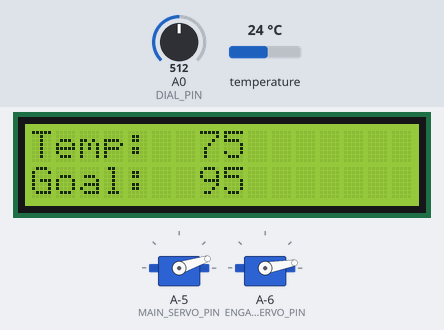
Simulated run of this sketch. Board: ATtiny85, built with avr-gcc and run on an emulated ATtiny85. Parts: 2 × servo, 16×2 character LCD. Inputs (shaded band) come from the test bench; at power-on: temperature 24 °C, A0 (DIAL_PIN) = 512.

Above: at 1.7 s.
1.8 s: temperature set to 27.3 °C
At 2.8 s:
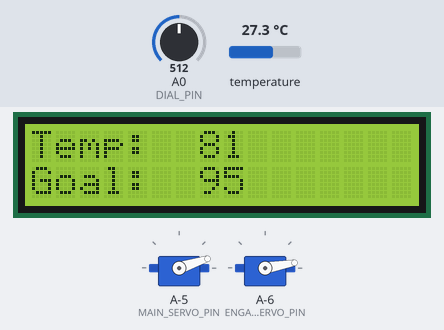
3.3 s: temperature set to 28.7 °C
At 4.1 s:
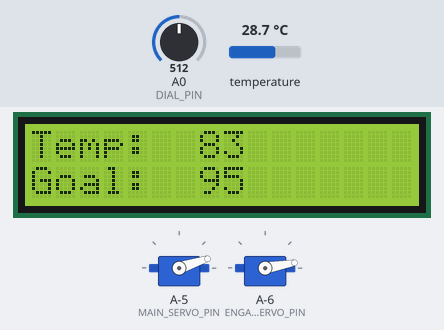
4.8 s: A0 (DIAL_PIN) set to 486
At 6.0 s:
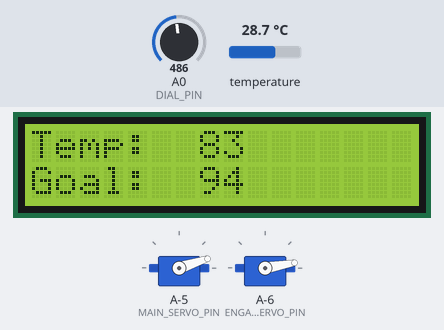
6.5 s: A0 (DIAL_PIN) set to 463
At 7.2 s:
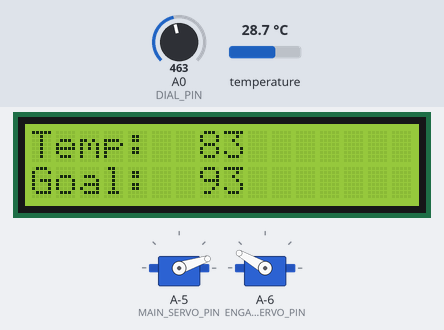
8.2 s: temperature set to 29.5 °C
At 9.5 s:
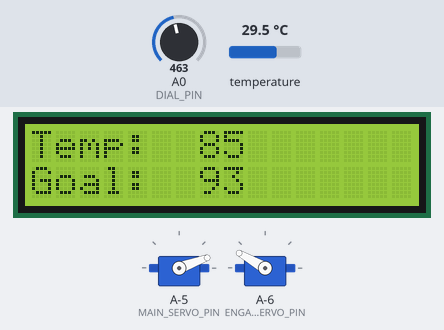
11.2 s: temperature set to 41 °C
At 15.38 s:
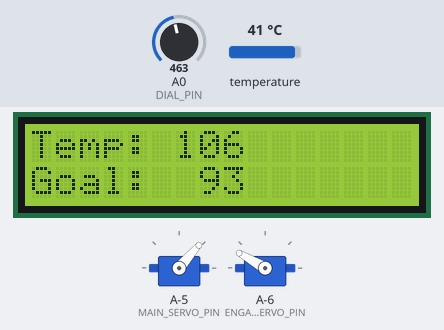
Timing chart, 0 to 19.6 s (numbered marks = the images above; inputs shaded):
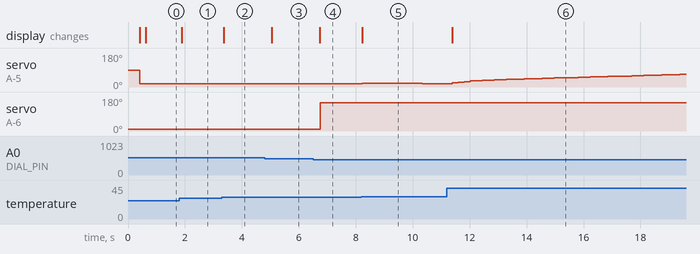

The sketch:

temp_controller.ino
```cpp
#ifndef TESTING
#include <Adafruit_SoftServo.h>
#include <Arduino.h>

#include "hardware.h"
#else
#include "../tests/mocks.h"
#endif
#include "constants.h"

#define CUM_ERROR_DECAY 0.95
#define CLOSE_LOW_TEMP 10  // How close to the goal temperature to use the derivative term
#define CLOSE_HIGH_TEMP 4
#define RATE_ERR_AVG_WEIGHT 0.3  // How much the new rate error impacts the previous rate error
#define INIT_GOAL_TEMP 100
#define ROUND(x) (x + 0.5)

const float prevRateErrAvgWeight = 1.0 - RATE_ERR_AVG_WEIGHT;
const float kdMultiplier = 5;
unsigned long lastMotorUpdateTime = 0;

float kp = 0.2;
float ki = 0.0000;
float kd = 400;
float pTerm, iTerm, dTerm;
bool approachingGoal;

float goalFaucet;
uint8_t curFaucet;
uint8_t goalTemp;
float curTemp;
unsigned long curTime, prevTime, elapsedTime;
float error, rateError, cumError, lastError, prevRateError;
float input, output;

void computePID() {
  elapsedTime = curTime - prevTime;  // compute time elapsed from previous computation

  error = curTemp - goalTemp;                                                              // determine error
  cumError = (error * elapsedTime) + (cumError * CUM_ERROR_DECAY);                         // compute integral
  rateError = (error - lastError) / elapsedTime;                                           // compute derivative
  rateError = (rateError * RATE_ERR_AVG_WEIGHT) + (prevRateErrAvgWeight * prevRateError);  // Moving average of rate error

  // If near the goal temperature and getting hotter, use derivative term
  approachingGoal = (rateError > 0) && (curTemp > goalTemp - CLOSE_LOW_TEMP) && (curTemp < goalTemp - CLOSE_HIGH_TEMP);

  pTerm = (kp * error);
  iTerm = (ki * cumError);
  dTerm = (kd * rateError) * (approachingGoal ? kdMultiplier : 1.0);
  output = pTerm + iTerm + dTerm;  // PID output

  // Remember values for next iteration
  lastError = error;
  prevRateError = rateError;
  prevTime = curTime;
}

void setup() {
  pTerm = iTerm = dTerm = 0;
  approachingGoal = false;
  goalFaucet = curFaucet = 0;
  goalTemp = INIT_GOAL_TEMP;
  curTemp = 0;
  curTime = millis();
  prevTime = curTime - SAMPLE_PERIOD;
  elapsedTime = 0;
  error = rateError = cumError = lastError = prevRateError = 0;
  input = output = 0;
  hardwareInit();

  // Run initial computation to get the first output
  goalTemp = getGoalTemp();
  curTemp = getTemp();
  computePID();
}

void loop() {
  curTime = millis();
  if (curTime >= prevTime + SAMPLE_PERIOD) {
    goalTemp = getGoalTemp();
    curTemp = getTemp();
    computePID();
    goalFaucet = constrain(output + goalFaucet, 0, MAX_FAUCET);
    updateScreen(ROUND(curTemp), goalTemp);
    if (abs(ROUND(goalFaucet) - curFaucet) >= 1) {
      // Faucet setting is integer, so change must be at least 1
      curFaucet = uint8_t(ROUND(goalFaucet));
      setFaucet(curFaucet);
      lastMotorUpdateTime = curTime;
    } else if (curTime > lastMotorUpdateTime + MOTOR_DISABLE_DELAY) {
      setMotorEnable(false);  // Disable motor
    }
  }
  // Update servos
  refreshServos();
  delay(SERVO_REFRESH_DELAY);
}
```

constants.h
```cpp
#ifndef CONSTANTS_H_

#define MOTOR_DISABLE_DELAY 3000  // Time in ms before disabling the motor
#define SAMPLE_PERIOD 200         // Delay in ms between updates
#define MAX_FAUCET 255            // Max value for the faucet
// #define OUPUT_NOISE_FILTER 0     // Amount of output noise to ignore
#define SERVO_REFRESH_DELAY 20    // ms delay between servo refreshes

#endif  // CONSTANTS_H_
```

hardware.cpp
```cpp
// #define SIMULATE  // Reads from serial connection to determine the temp values
// #define MOCK_TEMP  // Doesn't try to connect to thermometer, uses set temp value
#include <Arduino.h>
#include <Adafruit_SoftServo.h>
#include <LiquidCrystal.h>
#ifndef MOCK_TEMP
#include <DallasTemperature.h>
#include <OneWire.h>
#endif
#include "hardware.h"
#include "constants.h"

#define ENGAGE_SERVO_PIN 8  // Servo to engage gears
#define MAIN_SERVO_PIN 9    // Servo to move faucet
#define RELAY_PIN 11        // Relay to servos
#define THERM_PIN 10        // Pin for the thermometer
#define DIAL_PIN A0         // Dial
#define MAX_DIAL 1023       // Max analog read value

#define ENGAGE_SERVO_TOP 10      // Top angle for the engage servo
#define ENGAGE_SERVO_BOTTOM 150  // Bottom angle for the engage servo

#define ENGAGE_SERVO_DELAY 300  // Time in ms to wait for the servo to engage/disengage
#define RELAY_DELAY 15          // Time in ms to wait for the relay to engage/disengage

#define MIN_GOAL 80
#define MAX_GOAL 110

const uint8_t engageServoDelaySteps = ENGAGE_SERVO_DELAY / SERVO_REFRESH_DELAY;  // Number of steps to wait for the servo to engage/disengage

uint8_t motorPosition = 0;    // Current position of the stepper motor
float tempReading = 0;        // Current tempurature reading
int faucetMin, faucetMax;     // Min and max allowed values for the faucet
bool motorEnabled;            // Whether the motor is enabled or not
char tempStr[4], goalStr[4];  // Strings containing for displaying current and goal tempuratures

LiquidCrystal lcd(2, 3, 4, 5, 6, 7);

#ifndef MOCK_TEMP
OneWire oneWire(THERM_PIN);
DallasTemperature sensors(&oneWire);
DeviceAddress thermAddr;
#endif

Adafruit_SoftServo mainServo;
Adafruit_SoftServo engageServo;

/// Initialize the thermometer module
#ifndef MOCK_TEMP
void thermInit() {
  sensors.begin();
  if (!sensors.getAddress(thermAddr, 0)) {
    lcd.clear();
    lcd.print("ERROR: Couldn't");
    lcd.setCursor(0, 1);
    lcd.print("connect therm");
    while (1 == 1) delay(10000);
    // Serial.println("Unable to find address for Device 0");
  }
  sensors.setResolution(thermAddr, 9);
}
#endif

/// Initialize all hardware
void hardwareInit() {
  mainServo.attach(MAIN_SERVO_PIN);
  engageServo.attach(ENGAGE_SERVO_PIN);
  pinMode(RELAY_PIN, OUTPUT);
  motorEnabled = true;
  setMotorEnable(false);

  lcd.begin(16, 2);  // Init dimensions of LCD
  lcd.clear();
  lcd.print("Temp: ");
  lcd.setCursor(0, 1);
  lcd.print("Goal: ");

  // Set faucet limits to middle 80%
  int fullRange = 180;
  int remove = fullRange / 10;
  faucetMin = remove;
  faucetMax = remove + (fullRange / 2);  // Min value + 90 degrees
  mainServo.write(faucetMin);
#ifndef MOCK_TEMP
  thermInit();
#endif
}

void manualControlMotor() {
  lcd.clear();
  lcd.setCursor(0, 0);
  lcd.print("Stepper:");
  digitalWrite(RELAY_PIN, HIGH);
  char goalStr[4];
  int value;
  uint8_t goalPosition;
  while (1 == 1) {
    value = analogRead(DIAL_PIN);
    goalPosition = map(value, 0, MAX_DIAL, 0, 179);
    engageServo.write(goalPosition);
    sprintf(goalStr, "%3d", goalPosition);
    lcd.setCursor(0, 1);
    lcd.print(goalStr);
    motorPosition = goalPosition;
    delay(20);
    engageServo.refresh();
  }
}

void updateScreen(uint8_t temp, uint8_t goal) {
  sprintf(tempStr, "%3d", temp);
  sprintf(goalStr, "%3d", goal);
  lcd.setCursor(6, 0);
  lcd.print(tempStr);
  lcd.setCursor(6, 1);
  lcd.print(goalStr);
}

/// Read the tempurature from the thermometer
float getTemp() {
#ifdef MOCK_TEMP
  // Use constant therm value
  tempReading = 90;
#else  // Simulate or normal operation
  // Get real tempurature reading from thermometer
  sensors.requestTemperatures();
  float temp = sensors.getTempF(thermAddr);
  if (temp == DEVICE_DISCONNECTED_F) {
    // Serial.println("ERROR: Could not read tempurature data.");
    lcd.clear();
    lcd.print("ERROR: Could not");
    lcd.setCursor(0, 1);
    lcd.print("read temp data.");
    while (1 == 1) {
      // Do nothing
      delay(10000);
    }
  }
#ifndef SIMULATE
  tempReading = temp;
#endif
#endif
#ifdef SIMULATE
  // Overwrite real value with simulated value from computer
  if (Serial.available() > 0) {
    tempReading = Serial.read();
  }
#endif
  // Simulation communicates with computer over serial
  return tempReading;
}

/// Set the faucet stepper motor to a certain value
void setFaucet(uint8_t value) {
// Map value to stepper range
#ifdef SIMULATE
  Serial.write(value);
#endif
  if (!motorEnabled) {
    setMotorEnable(true);
  }
  uint8_t goalFaucet = map(value, 0, 255, faucetMin, faucetMax);
  mainServo.write(goalFaucet);
  motorPosition = goalFaucet;
}

void setMotorEnable(bool enable) {
  if (motorEnabled == enable) return;
  motorEnabled = enable;
  if (enable) {
    // Enable motors before engaging
    digitalWrite(RELAY_PIN, HIGH);
    delay(RELAY_DELAY);
  }
  // Move servo
  engageServo.write(enable ? ENGAGE_SERVO_BOTTOM : ENGAGE_SERVO_TOP);
  for (uint8_t i = 0; i < engageServoDelaySteps; i++) {
    engageServo.refresh();
    delay(SERVO_REFRESH_DELAY);
  }
  if (!enable) {
    // Disable motors after disengaging
    digitalWrite(RELAY_PIN, LOW);
    delay(RELAY_DELAY);
  }
}

void refreshServos() {
  mainServo.refresh();
  engageServo.refresh();
}

uint8_t getGoalTemp() {
  int value = analogRead(DIAL_PIN);
  return static_cast<uint8_t>(map(value, 0, MAX_DIAL, MIN_GOAL, MAX_GOAL));
}
```

hardware.h
```cpp
#ifndef HARDWARE_H_
#define HARDWARE_H_

void refreshServos();
void hardwareInit();
float getTemp();
uint8_t getGoalTemp();
void setFaucet(uint8_t value);
void manualControlMotor();
void setMotorEnable(bool enable);
void updateScreen(uint8_t temp, uint8_t goal);

#endif  // HARDWARE_H_
```

Measured:
- the behaviour switches between 478 and 477 on A0 (DIAL_PIN) (found by bisection; images 3 and 4)
- after the input at 1.8 s, the display: changes after 0.09 s (image 1)
- after the input at 3.3 s, the display: changes after 0.06 s (image 2)
- after the input at 4.8 s, the display: changes after 0.25 s (image 3)
- after the input at 6.5 s, servo on A-6 (ENGAGE_SERVO_PIN): 10° → 150° after 0.24 s; the display: changes after 0.23 s (image 4)
- after the input at 8.2 s, servo on A-5 (MAIN_SERVO_PIN): 18° → 19° at once, → 20° 0.21 s later, → 19° 1.5 s later, → 18° 0.42 s later; servo on A-6 (ENGAGE_SERVO_PIN): stays 150° (without the input it goes to 10° after 1.7 s); the display: changes at once (image 5)
- after the input at 11.2 s, servo on A-5 (MAIN_SERVO_PIN): moves from 18° to 68° over 8.2 s, starting after 0.18 s; servo on A-6 (ENGAGE_SERVO_PIN): stays 150° (without the input it goes to 10° after 2.3 s); the display: changes after 0.18 s (image 6)
